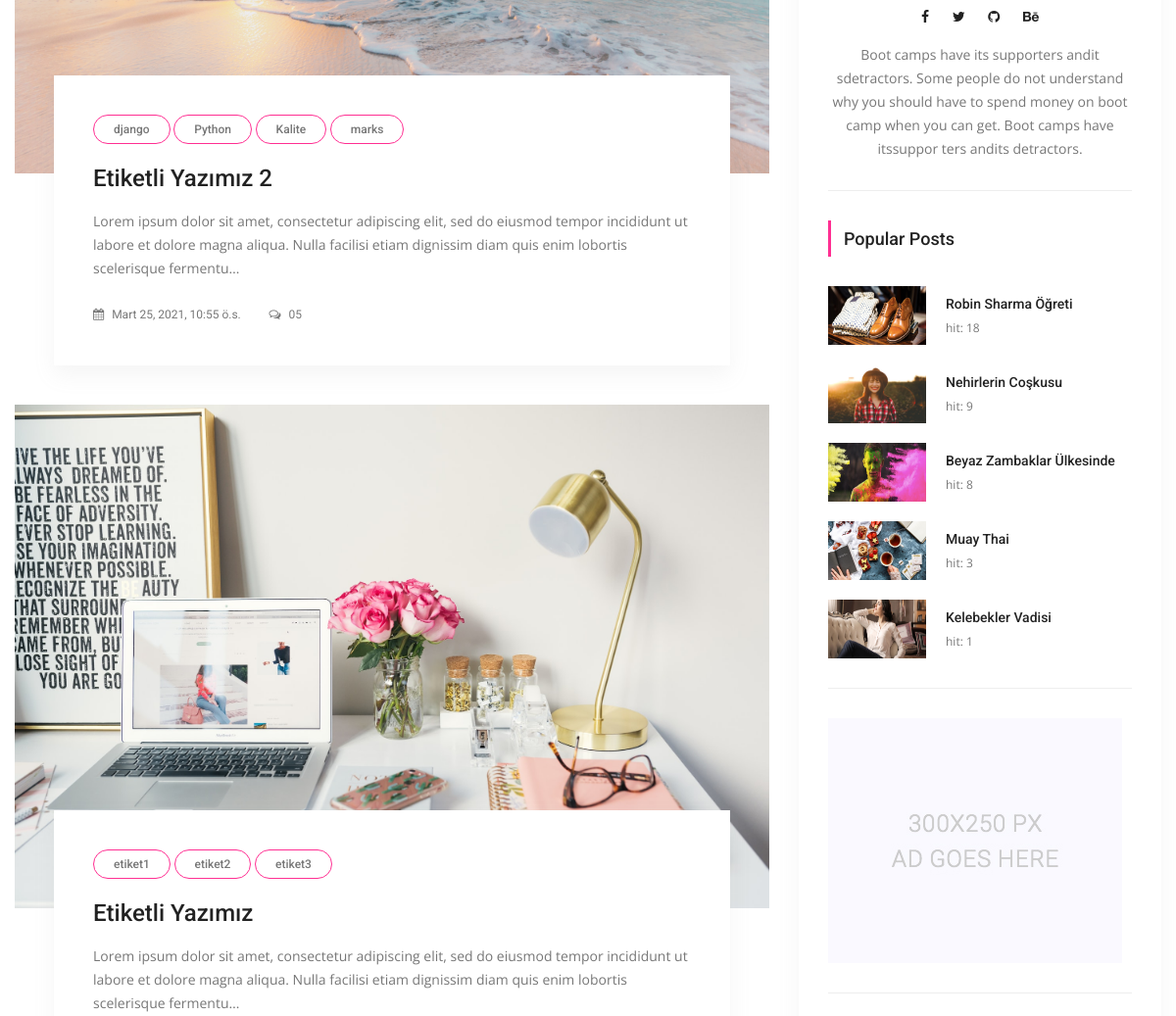
The app's page /search/ (middle part), older data.
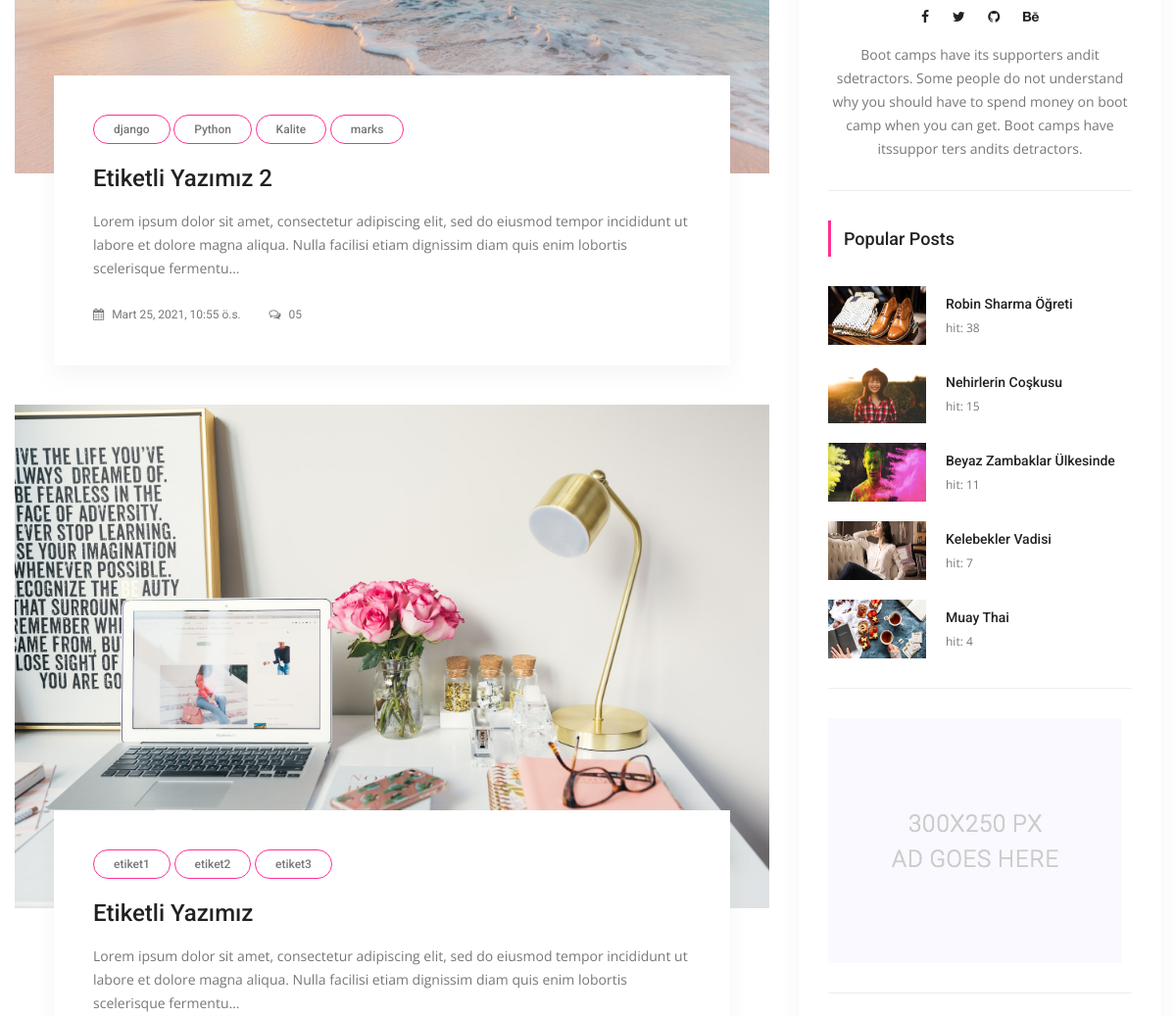
The same page, newer data.
### posts/models.py (models this page shows, shortened)
class Post(models.Model):
    title = models.CharField(max_length=150)
    content = models.TextField()
    publishing_date = models.DateTimeField(auto_now_add=True)
    image = models.ImageField(null=True,blank=True, upload_to='resimler/',default="resimler/sean-o-KMn4VEeEPR8-unsplash.jpg")
    user = models.ForeignKey(settings.AUTH_USER_MODEL, on_delete=models.CASCADE, default=1)#ForeignKey -> 1'e çok yani, 1 kullanıcı bir sürü yazı ekleyebilir ilişkisi
    slug = models.SlugField(default="slug", editable=False)
    category = models.ForeignKey(Category,on_delete=models.CASCADE, default=1, related_name="posts")#1 Category'nin ->BİR SÜRÜ POSTU OLABİLİR , category -> one, Post Many
    tag = models.ManyToManyField(Tag,related_name="posts", blank=True)
    slider_post = models.BooleanField(default=False)
    hit=models.PositiveIntegerField(default=0)
    """
   1 user -> Bir sürü yazısı olabilir, fakat 1 yazının(Aynı yazı) bir sürü useri olamaz :ForeignKey
    1 etiket bir çok posta ait olabilir, aynı zamanda o yazıda bir çok etikete sahip olabilir:ManyToMany
    """

class Tag(models.Model):
    title = models.CharField(max_length = 50)
    slug = models.SlugField(editable = False )
    def __str__(self):
        return self.title

### posts/views.py (the view)
# urls.py: path('search/',SearchView.as_view(), name='search'),
class SearchView(ListView):
    model = Post
    template_name = 'posts/search.html'
    paginate_by = 5
    context_object_name='posts'
    def get_queryset(self):
        query = self.request.GET.get('q')
        if query:
            return Post.objects.filter(
                Q(title__icontains=query) |
                Q(content__icontains=query) |
                Q(tag__title__icontains=query)
                    ).order_by('-id').distinct()
        return Post.objects.all().order_by('-id')

### posts/models.py (called while the page is built)
    def post_count(self):
        return self.posts.all().count() #posts -> related_name="posts" dan geliyor..

### posts/templatetags/custom_tags.py (called while the page is built)
@register.simple_tag(name="categories")
def all_categories():
    return Category.objects.all()

@register.simple_tag(name="tags")
def all_tags():
    return Tag.objects.all()

@register.simple_tag(name="hit_posts")
def hit_posts():
    return Post.objects.order_by('-hit')[:5] # 5 tane post gösterir.

### templates/posts/search.html (shortened to what this page needs)
{% extends 'base.html' %}
{% load static %}
    {% block content %}
        <section class="blog_area p_120">
            <div class="container">
                <div class="row">
                    <div class="col-lg-8">
                        <div class="blog_left_sidebar">
                        {% for post in posts %}
                            <article class="blog_style1">
                            	<div class="blog_img">
                            		<img class="img-fluid" src="{{ post.image.url }}" alt="">
                            	</div>
                            	<div class="blog_text">
									<div class="blog_text_inner">
                                        {% for tag in post.tag.all %}
										<a class="cat" href="{% url 'tag_detail' tag.slug %}">{{ tag.title }}</a>
                                        {% endfor %}
										<a href="{% url 'detail' pk=post.id slug=post.slug %}"><h4>{{ post.title }}</h4></a>
										<p>{{ post.content | safe | truncatechars_html:200 }}</p>
										<div class="date">
											<a href="#"><i class="fa fa-calendar" aria-hidden="true"></i> {{ post.publishing_date }}</a>
											<a href="#"><i class="fa fa-comments-o" aria-hidden="true"></i> 05</a>
										</div>
									</div>
                            	</div>
                            </article>
                        {% endfor %}
                       </div>
                    </div>
                    {% include 'right_side.html' %}
                </div>
            </div>
        </section>
   {% endblock %}

### templates/right_side.html (shortened to what this page needs)
{% load static %}
{% load custom_tags %}
  <div class="col-lg-4">
            <div class="blog_right_sidebar">
                <aside class="single_sidebar_widget author_widget">
                    <div class="social_icon">
                        <a href="#"><i class="fa fa-facebook"></i></a>
                        <a href="#"><i class="fa fa-twitter"></i></a>
                        <a href="#"><i class="fa fa-github"></i></a>
                        <a href="#"><i class="fa fa-behance"></i></a>
                    </div>
                    <p>Boot camps have its supporters andit sdetractors. Some people do not understand why you should have to spend money on boot camp when you can get. Boot camps have itssuppor ters andits detractors.</p>
                    <div class="br"></div>
                </aside>
                <aside class="single_sidebar_widget popular_post_widget">
                    <h3 class="widget_title">Popular Posts</h3>
                    {% hit_posts as posts %}
                    {% for post in posts %}
                        <div class="media post_item">
                        <img src="{{ post.image.url }}" alt="post" style="width:100px;height:60px;">
                        <div class="media-body">
                            <a href="{% url 'detail'  post.id post.slug %}"><h3>{{ post.title }}</h3></a>
                            <p>hit: {{ post.hit }}</p>
                        </div>
                    </div>
                    {% endfor %}
                    <div class="br"></div>
                </aside>
                <aside class="single_sidebar_widget">
                    <a href="#"><img class="img-fluid" src="{% static "img/blog/add.jpg" %}" alt=""></a>
                    <div class="br"></div>
                </aside>
            </div>
        </div>

Row changes from the older to the newer data that the page shows:
changed Post "Robin Sharma Öğreti": hit "18" → "38"
changed Post "Nehirlerin Coşkusu": hit "9" → "15"
changed Post "Beyaz Zambaklar Ülkesinde": hit "8" → "11"
changed Post "Kelebekler Vadisi": hit "1" → "7"; moves up the list
changed Post "Muay Thai": hit "3" → "4"
